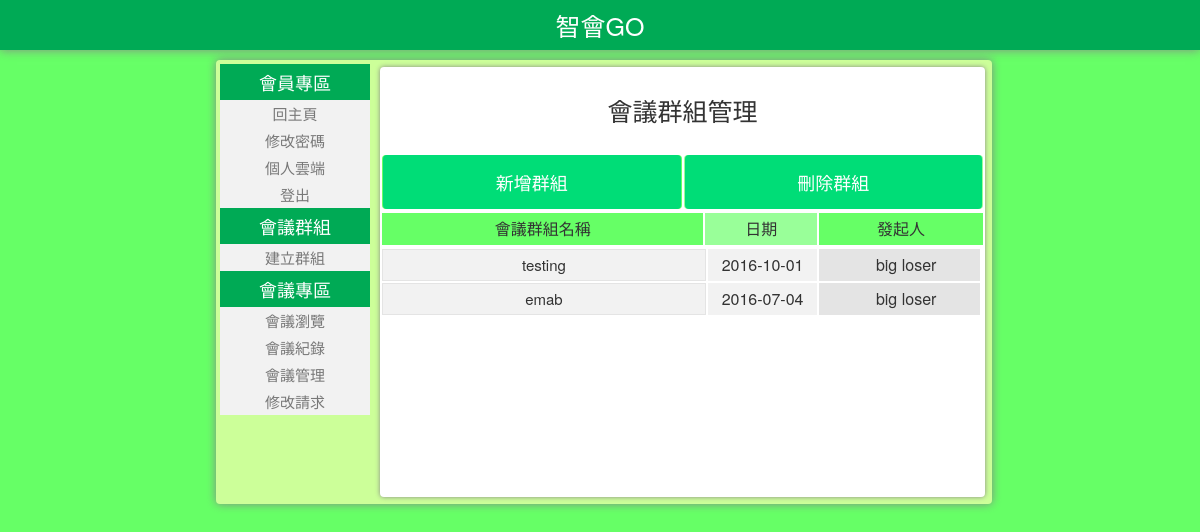
The app's page /meeting_cloud/web/employee_web/group/group_list.php (signed in), older data.
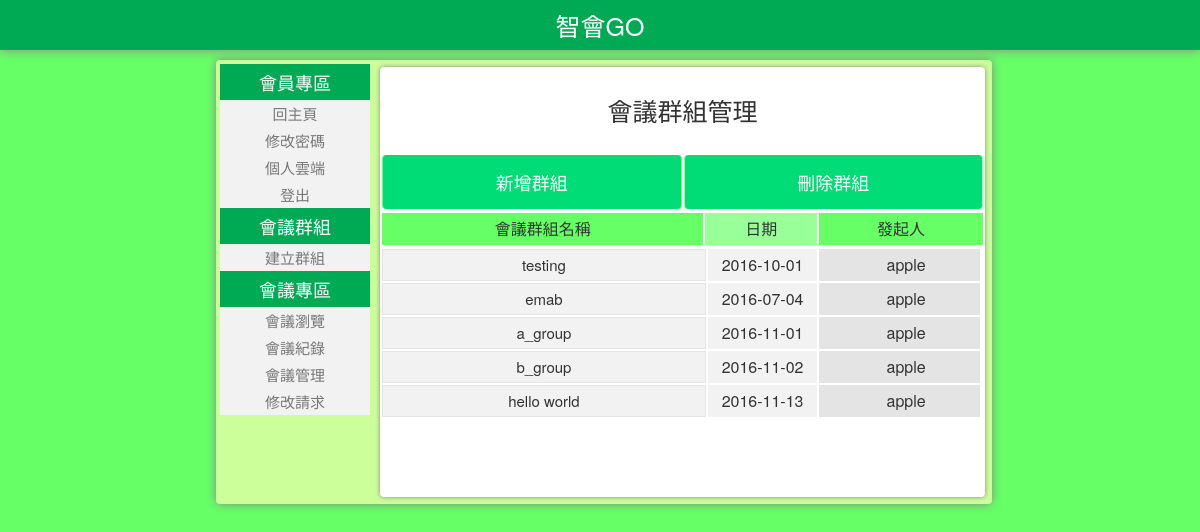
The same page, newer data.
### tables this page shows
CREATE TABLE `group_leader` (
  `group_id` int(4) NOT NULL,
  `member_id` varchar(4) NOT NULL,
  `group_name` varchar(20) NOT NULL,
  `date_time` datetime(6) NOT NULL
);

CREATE TABLE `member` (
  `id` varchar(8) NOT NULL,
  `pw` varchar(20) NOT NULL,
  `name` varchar(12) NOT NULL,
  `sex` varchar(1) NOT NULL,
  `telephone` varchar(12) NOT NULL,
  `mail` varchar(40) NOT NULL,
  `access` varchar(2) NOT NULL
);

### meeting_cloud/web/employee_web/group/group_list.php (the view, shortened to what this page needs)
<?php
	require_once("../../../connMysql.php");
	$id=$_SESSION['id'];
    $sql = "SELECT gl.group_name, gl.group_id, gl.date_time, m.name
			FROM group_leader as gl, group_member as gm, member as m
			where (gm.member_id = '".$id."' or gl.member_id = '".$id."')
			group by gl.group_id ";
	$result=$conn->query($sql);
?>
<html xmlns="http://www.w3.org/1999/xhtml">
	<head>
		<link rel="stylesheet" type="text/css" href="../../main_css/main.css">
    </head>
	<body>
		<table id="HEADER_SHADOW" width=100% border="0" cellpadding="0" cellspacing="0">
		<tr>
		    <td width=100% height=50px bgcolor="#00AA55">
		  	<p id="HEADER">智會GO</p>
		  	</td>
		  </tr>
		</table>
		<div id="divOrigin">
			<div id="divTop">
	        	<dl style="margin:0;width:20%;float:left;">
	        		<dt id="memberBar" class="left">
	        			會員專區
							<dt><a href="../employee_center.php">回主頁</a></dt>
		        			<dt><a href="">修改密碼</a></dt>
							<dt><a href="">個人雲端</a></dt>
		        			<dt><a href="../../../logout.php">登出</a></dt>
	        		</dt>
					<dt id="group" class="left">
	        			會議群組
		        			<dt><a href="./build_group_form.php">建立群組</a></dt>
	        		</dt>
	        		<dt id="conventionBar" class="left">
	        			會議專區
		        			<dt><a href="">會議瀏覽</a></dt>
		        			<dt><a href="">會議紀錄</a></dt>
		        			<dt><a href="">會議管理</a></dt>
		        			<dt><a href="">修改請求</a></dt>
	        		</dt>
	        	</dl>
	        	<div id="main">
		        	<p id="conventionTittle">會議群組管理</p>
					<table id="table">
						<tr>
						<table id="table">
							<tr>
								<td id="tableTittleCol1" style="border-radius: 4px;">
									<input id="tableButton" type="button" onclick="self.location.href='./build_group_form.php'" value="新增群組" style="border-radius: 4px;"/>
								</td>
								<td id="tableTittleCol2" style="border-radius: 4px;">
									<input id="tableButton" type="button" onclick="goDeleteMember()" value="刪除群組" style="border-radius: 4px;"/>
								</td>
							</tr>
						</table>
						</tr>
						<tr>
						<table id="table">
							<tr>
								<table id="table">
								<tr>
									<td id="tableTittleCol1">會議群組名稱</td>
									<td id="tableTittleCol2">日期</td>
									<td id="tableTittleCol1">發起人</td>
								</tr>
								</table>
							</tr>
							<tr>
								<div style="width:600px; height:250px; overflow:hidden;" >
								<div style="width:615px; height:250px; overflow-y: auto;">
									<table id="table">
									<?php
										$num_rows = $result->num_rows;
										if ($num_rows == 0)
										{	echo "目前尚未建立關於你的群組";	}
										else
										{
											for($i=1;$i<=$num_rows;$i++)
											{
												$row=$result->fetch_array();
												$meeting_date = date("Y-m-d", strtotime($row['date_time']));
												echo "<tr>";
												echo "<td id=\"tableValueCol1\" style=\"width:300px\">";
												echo "<a href=\"group.php?group_id=".$row['group_id']."\" style=\"color:#333333;width:auto;line-height:200%;\">";
												echo $row['group_name'];
												echo "</a></td>";
												echo "<td id=\"tableValueCol2\" style=\"width:100px\">".$meeting_date."</td>";
												echo "<td id=\"tableValueCol1\" style=\"width:160px\">".$row['name']."</td>";
												echo "</tr>";
											}
										}
									?>
									</table>
								</div>
								</div>
							</tr>
						</table>
						</tr>
					</table>
			    </div>
	        </div>
		</div>
	</body>
</html>

Row changes from the older to the newer data that the page shows:
computed for group_leader "testing": member.name "big loser" → "apple"
computed for group_leader "emab": member.name "big loser" → "apple"
added group_leader: group_name "a_group", date_time "2016-11-01", member.name "apple"
added group_leader: group_name "b_group", date_time "2016-11-02", member.name "apple"
added group_leader: group_name "hello world", date_time "2016-11-13", member.name "apple"
